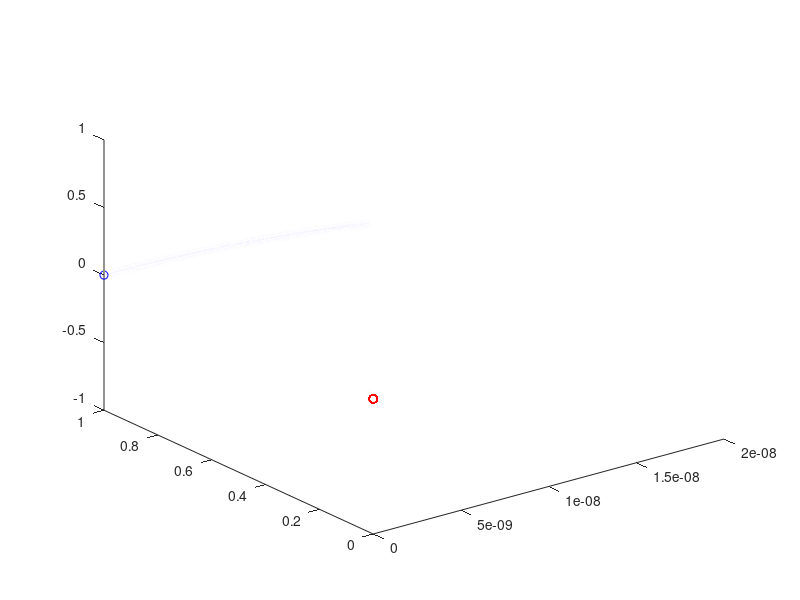

Write MATLAB code to recreate this figure.
% euler_forward.m - Simulacion de 2 cuerpos con metodo Euler Forward (RK1)
%
% Metodo: Euler Forward (orden 1) - usa la posicion actual para calcular la fuerza
% Cuerpos: 2 (unidades arbitrarias, no SI)
% Constates: G=1.18095e-11, M1=10000, M2=33295
%
% Uso: octave euler_forward

clc
t=0.1 %paso del tiempo;
tf=700 %tiempo final;
T=(0:t:tf)';
%condiciones iniciales del sistema (momento y posición)
X1=[0 1 0];
X2=[0 0 0];

P1=[1.9853*10^(-7) 0 0];
P2=[0 0 0];

%constantes
G=1.18095*10^(-11);
M1=10000;
M2=33295;
for n=1:length(T)-1
  X1(n+1,:)=X1(n,:)+(t/M1)*P1(n,:);
  X2(n+1,:)=X2(n,:)+(t/M2)*P2(n,:);
  P1(n+1,:)=P1(n,:)+G*M2*M1*t*(X2(n+1,:)-X1(n+1,:))/(norm(X2(n+1,:)-X1(n+1,:)))^3;
  P2(n+1,:)=P2(n,:)-G*M1*M2*t*(X2(n+1,:)-X1(n+1,:))/(norm(X2(n+1,:)-X1(n+1,:)))^3;
endfor
plot3(X1(:,1),X1(:,2),X1(:,3),"o--b")
hold
plot3(X2(:,1),X2(:,2),X2(:,3),"o--r")
